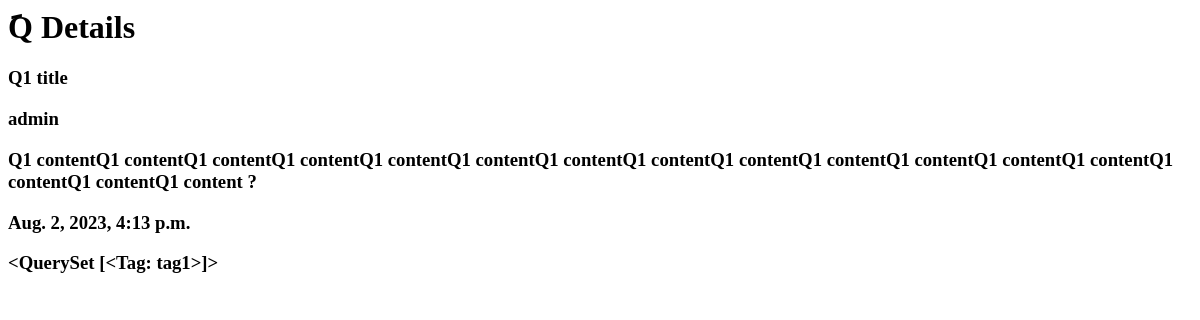
The app's page /questions/1, older data.
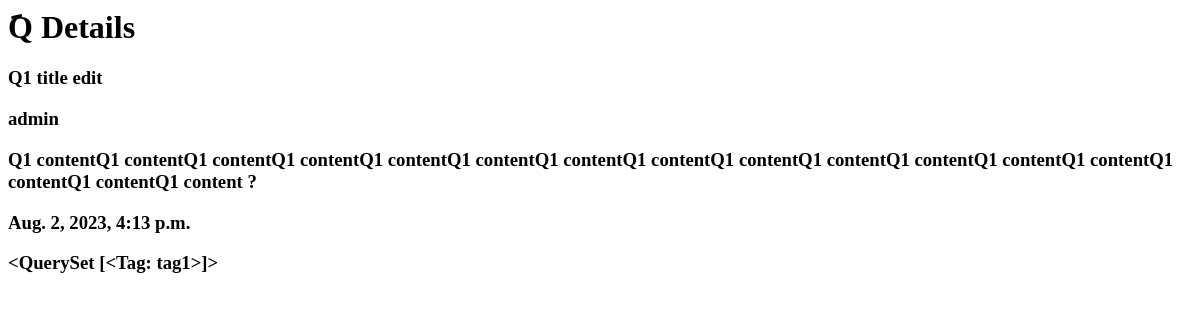
The same page, newer data.
### forum/models.py (models this page shows)
class Question(models.Model):
    author = models.ForeignKey(User, related_name='question_user', on_delete=models.CASCADE)
    question = models.CharField(max_length=100)
    created_at = models.DateTimeField(default=timezone.now)
    content = models.TextField(max_length=500)
    tags = TaggableManager()
    def __str__(self):
        return self.question

### forum/views.py (the view)
# urls.py: path('questions/<int:pk>', QuestionDatail.as_view()),
class QuestionDatail(DetailView):
    model = Question
    template_name = 'forum/question_details.html'

### forum/templates/forum/question_details.html
<h1>َQ Details</h1>
<h3>{{object}}</h3>
<h3>{{object.author}}</h3>
<h3>{{object.content}}</h3>
<h3>{{object.created_at}}</h3>
<h3>{{object.tags.all}}</h3>

Row changes from the older to the newer data that the page shows:
changed Question "admin": question "Q1 title" → "Q1 title edit"
